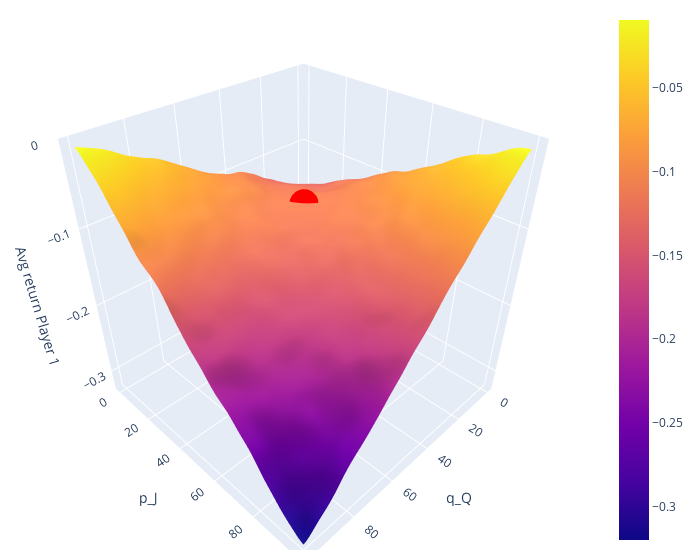

The notebook cell this image was saved under:
### Code cell
# apply Gaussian filter with sigma=3 to smooth the data
p1_matrix = gaussian_filter(p1_scores_matrix, sigma=3)

# get x and y values from the matrix indices
x = np.arange(101)
y = np.arange(101)
x, y = np.meshgrid(x, y)

# create a 3D surface plot with plotly
fig = go.Figure(data=[go.Surface(z=p1_matrix, x=x, y=y)])

# add a scatter trace for the highlighted point
fig.add_trace(go.Scatter3d(
    x=[33], y=[33], z=[p1_matrix[33, 33]],
    mode='markers',
    marker=dict(size=10, color='red')
))

fig.update_layout(scene=dict(
                    xaxis_title='q_Q',
                    yaxis_title='p_J',
                    zaxis_title='Avg return Player 1'),
                    width=700,
                    margin=dict(r=20, b=10, l=10, t=10))

fig.show()

### Figure 1 — Plotly figure (JSON) as saved in the notebook; plotly's stock layout.template omitted (floating-point values rounded to 4 significant figures; data arrays with more than 128 entries replaced by an {"elided": "..."} marker saying what was removed)
{"data": [{"type": "surface", "x": {"elided": "101x101 int values"}, "y": {"elided": "101x101 int values"}, "z": {"elided": "101x101 float values"}}, {"marker": {"color": "red", "size": 10}, "mode": "markers", "type": "scatter3d", "x": [33], "y": [33], "z": [-0.1104]}], "layout": {"margin": {"b": 10, "l": 10, "r": 20, "t": 10}, "scene": {"xaxis": {"title": {"text": "q_Q"}}, "yaxis": {"title": {"text": "p_J"}}, "zaxis": {"title": {"text": "Avg return Player 1"}}}, "width": 700}}
